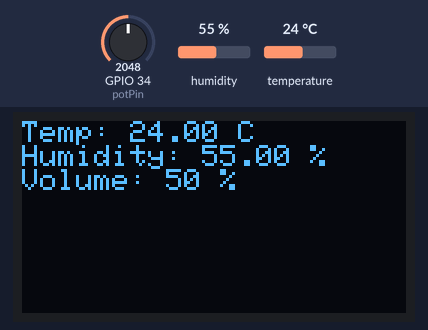
This sketch was run on a simulated ESP32. Shown: 128×64 one-colour display. The inputs (shaded band) are chosen by the test bench; at power-on: humidity 55 %, GPIO 34 (potPin) = 2048, temperature 24 °C. What the sketch prints to the serial monitor is not drawn.

Above: at 1.8 s.
1.9 s: humidity set to 22 %
At 2.6 s:
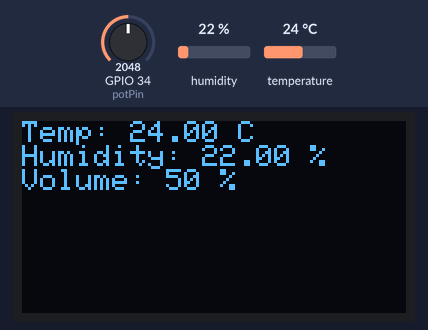
3.6 s: GPIO 34 (potPin) set to 2866
At 5.4 s:
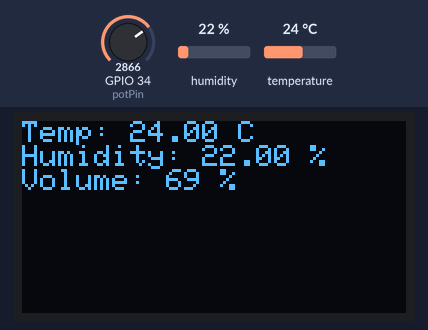
5.7 s: temperature set to 12 °C
At 7.5 s:
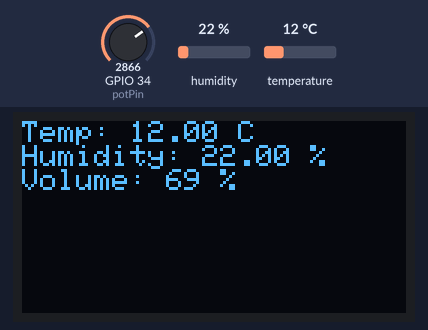
7.8 s: GPIO 34 (potPin) set to 3603
At 9.4 s:
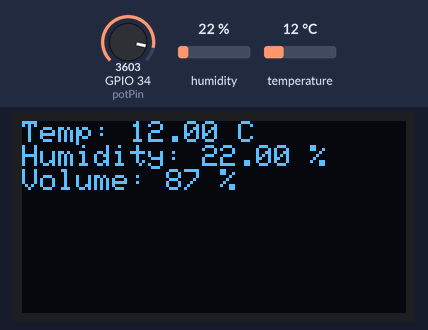
9.8 s: humidity set to 40 %
At 11.3 s:
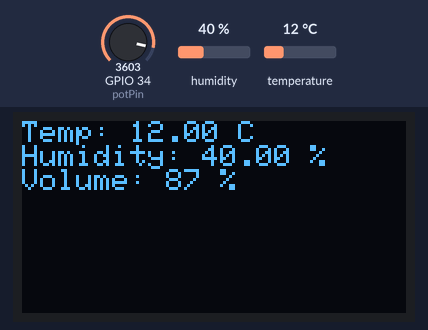
11.9 s: GPIO 34 (potPin) set to 4095
At 13.2 s:
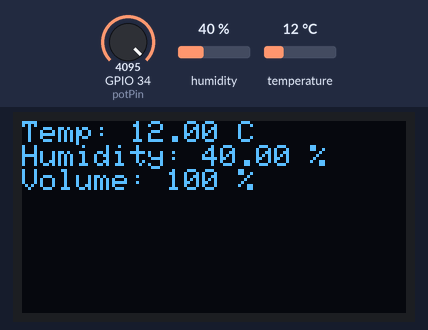
Timing chart, 0 to 14.9 s (numbered marks = the images above; inputs shaded):
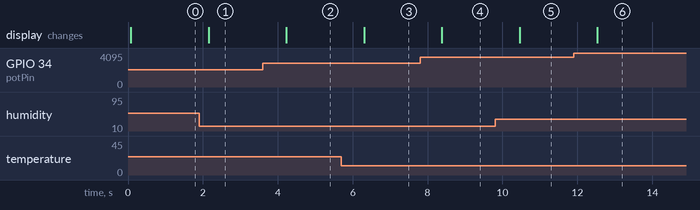

The sketch:

activity_04_i2c_communication.ino
```cpp
#include <Wire.h>
#include <Adafruit_GFX.h>
#include <Adafruit_SSD1306.h>
#include <DHT.h>

#define SCREEN_WIDTH 128
#define SCREEN_HEIGHT 64
#define OLED_RESET -1
#define DHTPIN 4
#define DHTTYPE DHT11

Adafruit_SSD1306 display(SCREEN_WIDTH, SCREEN_HEIGHT, &Wire, OLED_RESET);
DHT dht(DHTPIN, DHTTYPE);

const int potPin = 34;

void setup() {
  Serial.begin(115200);
  dht.begin();

  if (!display.begin(SSD1306_SWITCHCAPVCC, 0x3C)) {
    Serial.println("OLED not found");
    while (true) {
      delay(10);
    }
  }

  display.clearDisplay();
  display.setTextColor(WHITE);
  display.setTextSize(1);
}

void loop() {
  float humidity = dht.readHumidity();
  float temperature = dht.readTemperature();
  int volumeValue = analogRead(potPin);
  int volumePercent = map(volumeValue, 0, 4095, 0, 100);

  display.clearDisplay();
  display.setCursor(0, 0);
  display.print("Temp: ");
  display.print(temperature);
  display.println(" C");

  display.print("Humidity: ");
  display.print(humidity);
  display.println(" %");

  display.print("Volume: ");
  display.print(volumePercent);
  display.println(" %");

  display.display();

  Serial.print("Temp: ");
  Serial.print(temperature);
  Serial.print(" C | Humidity: ");
  Serial.print(humidity);
  Serial.print(" % | Volume: ");
  Serial.println(volumePercent);

  delay(1000);
}
```

Measured:
- after the input at 1.9 s, the display: changes after 0.25 s (image 1)
- after the input at 3.6 s, the display: changes after 0.63 s (image 2)
- after the input at 5.7 s, the display: changes after 0.60 s (image 3)
- after the input at 7.8 s, the display: changes after 0.58 s (image 4)
- after the input at 9.8 s, the display: changes after 0.66 s (image 5)
- after the input at 11.9 s, the display: changes after 0.63 s (image 6)
